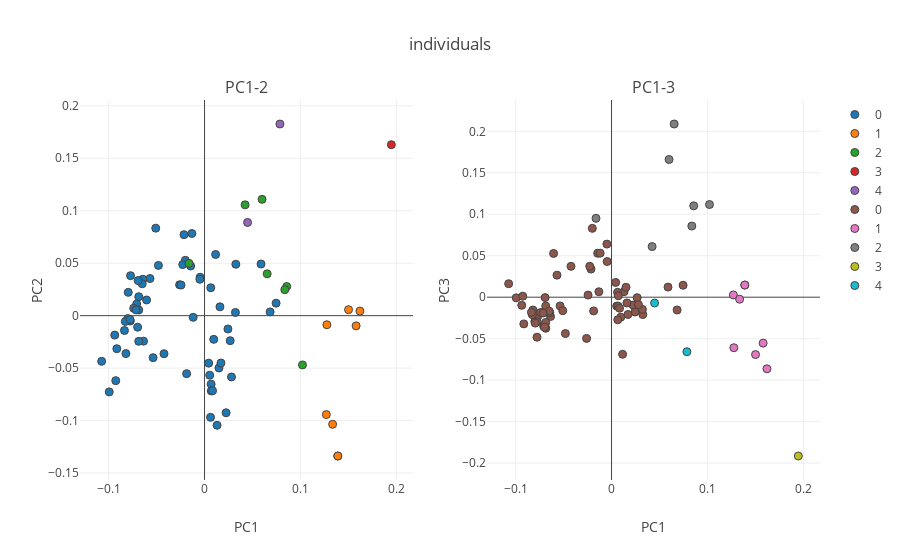

Source (notebook cell):
### Code cell
from sklearn.cluster import MeanShift, estimate_bandwidth

bandwidth = estimate_bandwidth(features, quantile=0.3, n_samples=features.shape[0])

ms = MeanShift(bandwidth=bandwidth, bin_seeding=False)
ms.fit(features)
labels = ms.labels_
zlib= {
    z: [x for x in range(len(labels)) if labels[x] == z] for z in list(set(labels))
}

titles= ['PC1-2','PC1-3']
fig_subplots = tools.make_subplots(rows= 1, cols=2,
                             subplot_titles=tuple(titles))

for col in range(1,3):
    fig_data= [go.Scatter(
            x= features[zlib[i],0],
            y= features[zlib[i],col],
            mode= "markers",
            marker= {
            'line': {'width': 1},
            'size': 8,
            'symbol': 'circle',
          "opacity": 1
          },
          name= str(i)
        ) for i in list(zlib.keys())]
    
    for trace1 in fig_data:
        fig_subplots.append_trace(trace1, 1, col)
    
    fig_subplots.update_xaxes(title= 'PC1')

    fig_subplots.update_yaxes(title= 'PC' + str(col + 1),row=1, col=col)


layout = go.Layout(
    title= 'mutation profile PCA'
)


fig = go.Figure(data=fig_subplots, layout=layout)
fig['layout'].update(title= 'individuals')
iplot(fig)

### Figure 1 — Plotly figure (JSON) as saved in the notebook; plotly's stock layout.template omitted (floating-point values rounded to 4 significant figures)
{"data": [{"marker": {"line": {"width": 1}, "opacity": 1, "size": 8, "symbol": "circle"}, "mode": "markers", "name": "0", "type": "scatter", "uid": "2c441f8f-f11d-4109-9c9b-290a3ae2c795", "x": [-0.09363, -0.01321, -0.02004, -0.02141, -0.1073, -0.07714, 0.009589, -0.02603, -0.02449, -0.08004, -0.01867, -0.07741, -0.06862, -0.004621, 0.02245, -0.05688, -0.08257, -0.07076, -0.06044, 0.01306, 0.07459, -0.01449, 0.006247, -0.09146, -0.07384, -0.06362, 0.005399, -0.02273, 0.06835, -0.06437, -0.04226, -0.07955, -0.06497, 0.03262, 0.006866, 0.02674, 0.006498, 0.01503, -0.08197, -0.06927, 0.01606, -0.004849, -0.05365, -0.09939, 0.03222, -0.06857, -0.0686, 0.007056, 0.0281, 0.02438, 0.008353, -0.05088, 0.01153, -0.07769, 0.01712, 0.0043, -0.09256, -0.06976, 0.05889, -0.07138, -0.01187, -0.08351, -0.04811], "xaxis": "x", "y": [-0.01853, 0.07833, 0.05276, 0.07722, -0.0435, 0.03813, -0.02257, 0.02943, 0.0292, -0.002755, -0.05525, -0.005134, 0.01808, 0.03663, -0.09255, 0.0354, -0.005524, 0.01112, 0.01496, -0.1045, 0.01191, 0.04732, -0.09692, -0.03147, 0.007104, -0.02426, -0.05671, 0.04866, 0.0036, 0.03472, -0.03626, 0.02221, 0.0304, 0.04902, -0.06525, -0.02382, 0.02661, -0.04983, -0.03613, 0.03344, 0.008431, 0.03468, -0.04003, -0.07266, 0.003084, 0.005416, -0.02447, -0.07172, -0.05842, -0.0127, -0.07154, 0.08341, 0.05832, -0.003681, -0.04512, -0.04524, -0.06192, -0.01098, 0.04922, 0.005506, -0.001571, -0.01414, 0.04793], "yaxis": "y"}, {"marker": {"line": {"width": 1}, "opacity": 1, "size": 8, "symbol": "circle"}, "mode": "markers", "name": "1", "type": "scatter", "uid": "b59c9b3e-c579-4206-8583-40680b4ee4be", "x": [0.1389, 0.1501, 0.127, 0.1389, 0.1335, 0.158, 0.1275, 0.162], "xaxis": "x", "y": [-0.1337, 0.005728, -0.09428, -0.1337, -0.1035, -0.009695, -0.008662, 0.004375], "yaxis": "y"}, {"marker": {"line": {"width": 1}, "opacity": 1, "size": 8, "symbol": "circle"}, "mode": "markers", "name": "2", "type": "scatter", "uid": "98e2d44c-4ad6-42e0-8832-8adb04acdfb7", "x": [0.0653, 0.1021, 0.0857, 0.0837, 0.0423, 0.05996, -0.01621], "xaxis": "x", "y": [0.03991, -0.04692, 0.02781, 0.02477, 0.1056, 0.1109, 0.04988], "yaxis": "y"}, {"marker": {"line": {"width": 1}, "opacity": 1, "size": 8, "symbol": "circle"}, "mode": "markers", "name": "3", "type": "scatter", "uid": "361c2c6a-192c-47c7-894d-922493ad91a4", "x": [0.1948], "xaxis": "x", "y": [0.163], "yaxis": "y"}, {"marker": {"line": {"width": 1}, "opacity": 1, "size": 8, "symbol": "circle"}, "mode": "markers", "name": "4", "type": "scatter", "uid": "dd1f4e01-abbf-465b-8f06-928eca2ae13c", "x": [0.07859, 0.04486], "xaxis": "x", "y": [0.1827, 0.08882], "yaxis": "y"}, {"marker": {"line": {"width": 1}, "opacity": 1, "size": 8, "symbol": "circle"}, "mode": "markers", "name": "0", "type": "scatter", "uid": "796c0a13-9a0d-4b1a-940a-2c63999f5cf0", "x": [-0.09363, -0.01321, -0.02004, -0.02141, -0.1073, -0.07714, 0.009589, -0.02603, -0.02449, -0.08004, -0.01867, -0.07741, -0.06862, -0.004621, 0.02245, -0.05688, -0.08257, -0.07076, -0.06044, 0.01306, 0.07459, -0.01449, 0.006247, -0.09146, -0.07384, -0.06362, 0.005399, -0.02273, 0.06835, -0.06437, -0.04226, -0.07955, -0.06497, 0.03262, 0.006866, 0.02674, 0.006498, 0.01503, -0.08197, -0.06927, 0.01606, -0.004849, -0.05365, -0.09939, 0.03222, -0.06857, -0.0686, 0.007056, 0.0281, 0.02438, 0.008353, -0.05088, 0.01153, -0.07769, 0.01712, 0.0043, -0.09256, -0.06976, 0.05889, -0.07138, -0.01187, -0.08351, -0.04811], "xaxis": "x2", "y": [-0.009759, 0.006575, 0.08298, 0.03391, 0.01629, -0.02352, -0.02412, -0.04964, 0.002591, -0.02927, -0.01655, -0.02974, -0.0106, 0.04302, -0.009496, 0.02658, -0.02109, -0.03511, 0.05275, 0.006669, 0.01444, 0.05298, 0.00589, -0.03218, -0.01844, -0.02329, -0.01075, 0.03728, -0.01541, -0.01879, 0.03721, -0.03123, -0.01685, -0.02091, -0.01077, -0.0005706, -0.02721, 0.01198, -0.01545, -0.0004803, -0.006931, 0.06402, -0.01051, -0.0007722, -0.0147, -0.03749, -0.03039, 0.001715, -0.009003, -0.01788, -0.0133, -0.0162, -0.06884, -0.04822, -0.02078, 0.01781, 0.001238, -0.03612, 0.0122, -0.01912, 0.0531, -0.01817, -0.04383], "yaxis": "y2"}, {"marker": {"line": {"width": 1}, "opacity": 1, "size": 8, "symbol": "circle"}, "mode": "markers", "name": "1", "type": "scatter", "uid": "fadab43d-2726-432c-b69f-58c4ce74e5aa", "x": [0.1389, 0.1501, 0.127, 0.1389, 0.1335, 0.158, 0.1275, 0.162], "xaxis": "x2", "y": [0.01463, -0.06912, 0.002751, 0.01463, -0.002393, -0.05538, -0.06092, -0.08631], "yaxis": "y2"}, {"marker": {"line": {"width": 1}, "opacity": 1, "size": 8, "symbol": "circle"}, "mode": "markers", "name": "2", "type": "scatter", "uid": "50f152ca-f947-424d-9505-cce2bcf26ab3", "x": [0.0653, 0.1021, 0.0857, 0.0837, 0.0423, 0.05996, -0.01621], "xaxis": "x2", "y": [0.2088, 0.1117, 0.1101, 0.08579, 0.06101, 0.166, 0.09511], "yaxis": "y2"}, {"marker": {"line": {"width": 1}, "opacity": 1, "size": 8, "symbol": "circle"}, "mode": "markers", "name": "3", "type": "scatter", "uid": "bee1d3fb-59f2-4ccf-a808-3fc321220a59", "x": [0.1948], "xaxis": "x2", "y": [-0.1914], "yaxis": "y2"}, {"marker": {"line": {"width": 1}, "opacity": 1, "size": 8, "symbol": "circle"}, "mode": "markers", "name": "4", "type": "scatter", "uid": "04dadfee-cf88-4478-8c7f-3c6729fd2621", "x": [0.07859, 0.04486], "xaxis": "x2", "y": [-0.06574, -0.007034], "yaxis": "y2"}], "layout": {"annotations": [{"font": {"size": 16}, "showarrow": false, "text": "PC1-2", "x": 0.225, "xanchor": "center", "xref": "paper", "y": 1, "yanchor": "bottom", "yref": "paper"}, {"font": {"size": 16}, "showarrow": false, "text": "PC1-3", "x": 0.775, "xanchor": "center", "xref": "paper", "y": 1, "yanchor": "bottom", "yref": "paper"}], "title": {"text": "individuals"}, "xaxis": {"anchor": "y", "domain": [0, 0.45], "title": {"text": "PC1"}}, "xaxis2": {"anchor": "y2", "domain": [0.55, 1], "title": {"text": "PC1"}}, "yaxis": {"anchor": "x", "domain": [0, 1], "title": {"text": "PC2"}}, "yaxis2": {"anchor": "x2", "domain": [0, 1], "title": {"text": "PC3"}}}}
